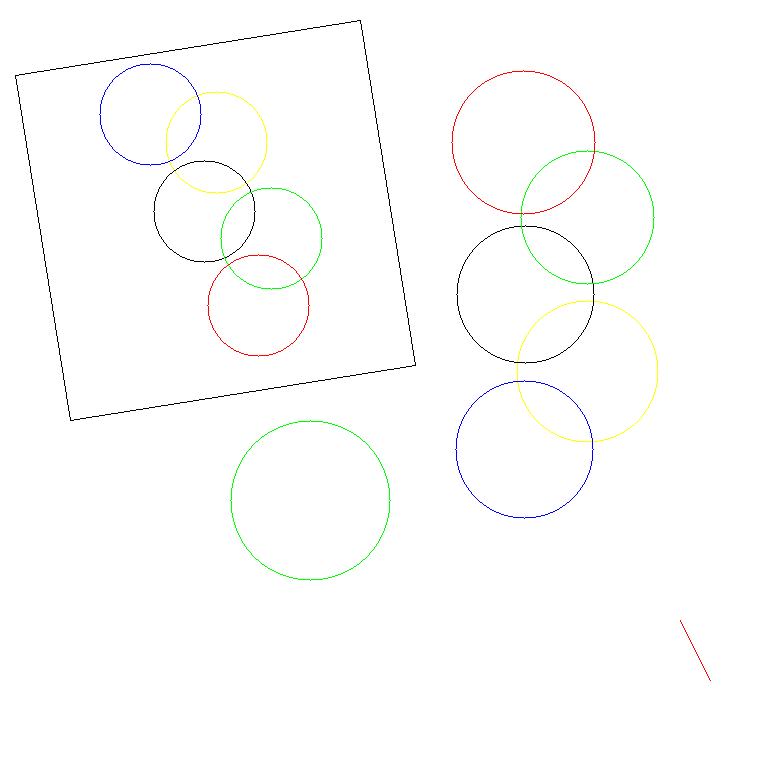
#> input picture PSML2023/01.png, 768 x 768 px, found by its file name
$ python untitled0.py
#> lines starting #> are read from the running program, lines starting #| are printed output that depends on the picture; after the words box and inside, x2 and y2 are one past the last pixel; in counts of white or black regions, pixels touching at a corner belong together
# -*- coding: utf-8 -*-
"""
Created on Wed Mar 15 08:53:52 2023

@author: Milosh Yokich
"""
from PIL import Image
import numpy as np

import gc


img_path = "C:/Users/milos/Desktop/PSML2023/01.png"

img =  Image.open(img_path)
#> img is the input picture: PIL image 768x768 RGB; mean R, G, B 253.3, 253.5, 253

pic = np.array(img)
del img
gc.collect()
temp = np.array(pic[:, :, 0])
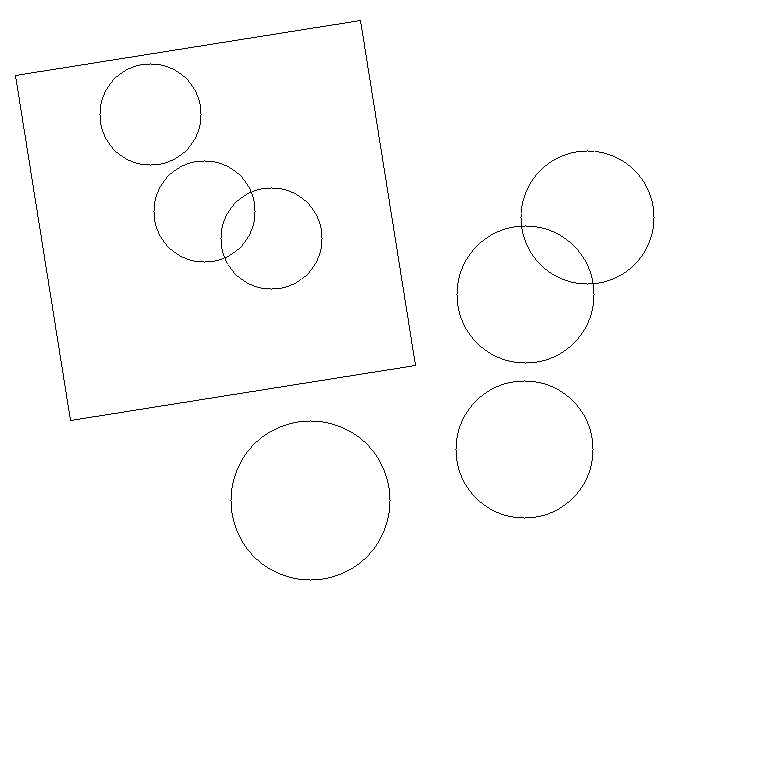
#> temp: shape (768, 768); 99.3% white; black in thin lines or dots, all inside (x1, y1, x2, y2) = (15, 20, 655, 581)


r = pic[:, :, 0] == 255
g = pic[:, :, 1] == 0
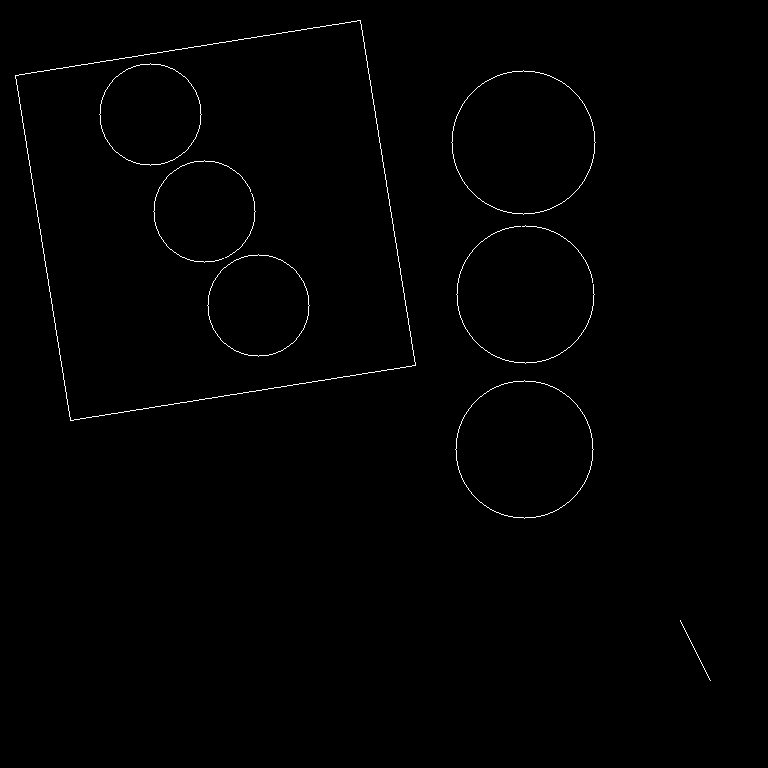
#> g: shape (768, 768) bool; 0.59% white in thin lines or dots, all inside (x1, y1, x2, y2) = (15, 20, 711, 681)
b = pic[:, :, 2] == 0
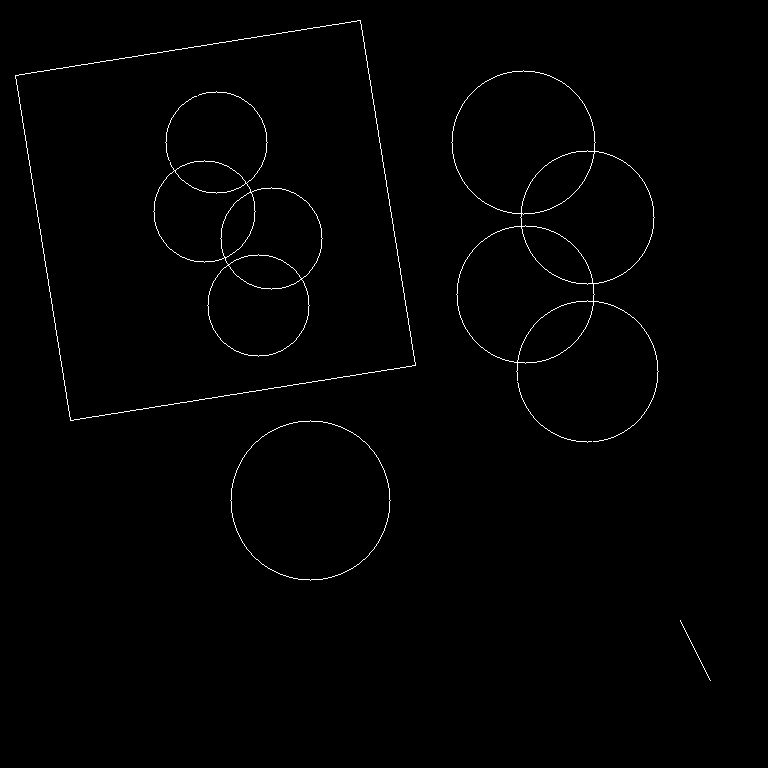
#> b: shape (768, 768) bool; 0.78% white in thin lines or dots, all inside (x1, y1, x2, y2) = (15, 20, 711, 681)
temp[r & g & b] = 1
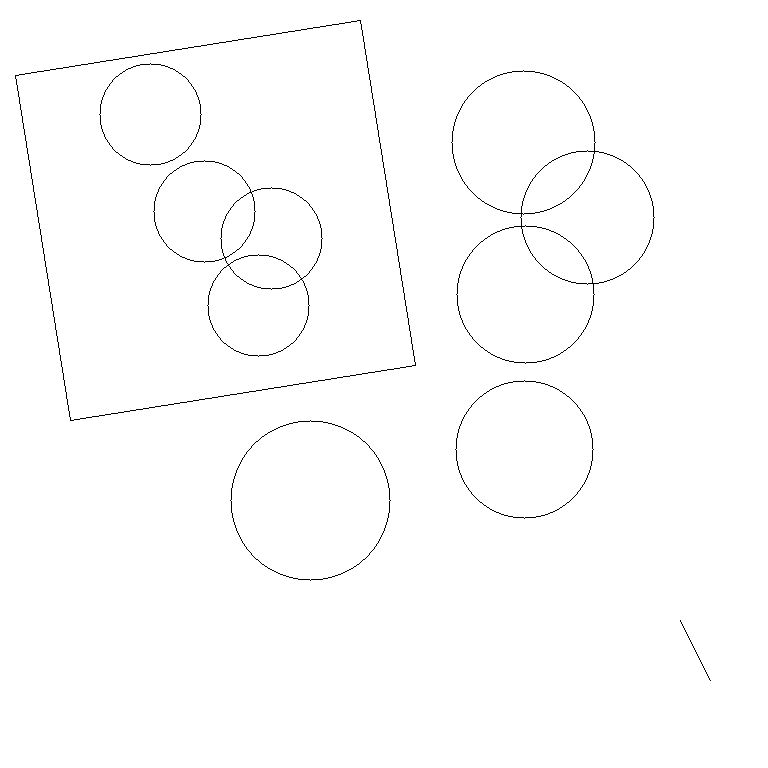
#> temp: shape (768, 768); 0.13% of pixels changed, all inside (x1, y1, x2, y2) = (207, 70, 711, 681)
temp[~(r & g & b)] = 0
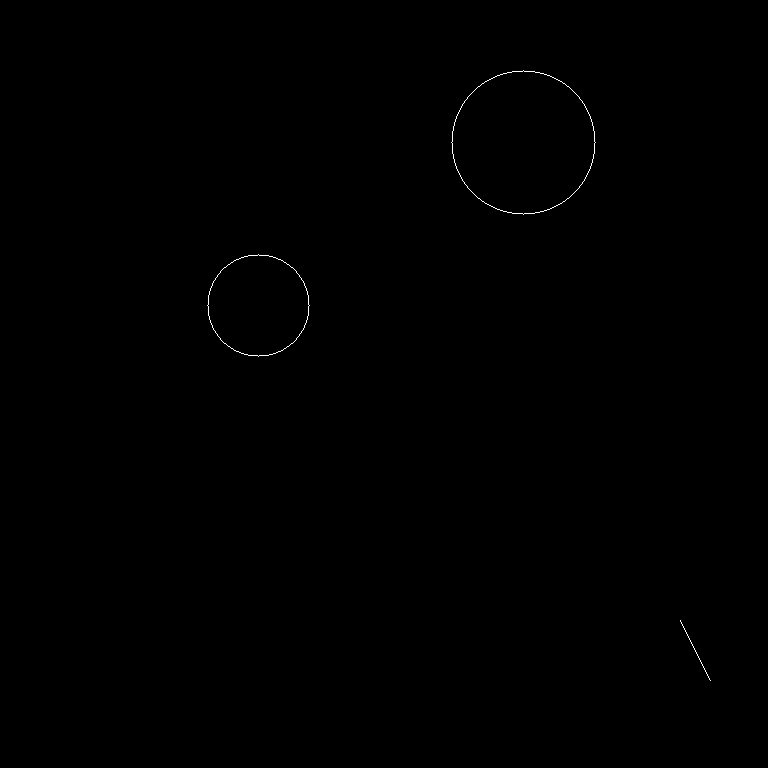
#> temp: shape (768, 768); values 0 (black) and 1 (white), 0.13% white in thin lines or dots, all inside (x1, y1, x2, y2) = (207, 70, 711, 681)
R = np.sum(temp)
#> R = 753

r = pic[:, :, 0] == 0
g = pic[:, :, 1] == 0
b = pic[:, :, 2] == 255
temp[r & g & b] = 1
temp[~(r & g & b)] = 0
B = np.sum(temp)
#> B = 676


r = pic[:, :, 0] == 0
g = pic[:, :, 1] == 255
b = pic[:, :, 2] == 0
temp[r & g & b] = 1
temp[~(r & g & b)] = 0
G = np.sum(temp)
#> G = 1112


r = pic[:, :, 0] == 255
g = pic[:, :, 1] == 255
b = pic[:, :, 2] == 0

temp[r & g & b] = 1
temp[~(r & g & b)] = 0

Y = np.sum(temp)
#> Y = 680
#plt.imshow(temp)

r = pic[:, :, 0] == 0
g = pic[:, :, 1] == 0
b = pic[:, :, 2] == 0
temp[r & g & b] = 1
temp[~(r & g & b)] = 0
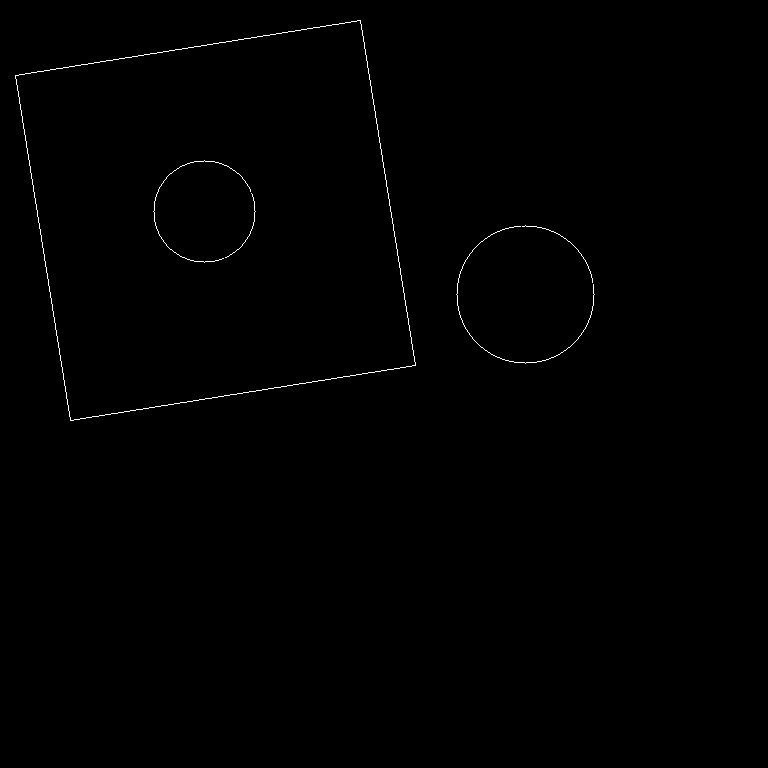
#> temp: shape (768, 768); values 0 (black) and 1 (white), 0.35% white in thin lines or dots, all inside (x1, y1, x2, y2) = (15, 20, 595, 421)

K = np.sum(temp)
#> K = 2052

del temp
gc.collect()


#plt.imshow(temp)

from collections import defaultdict


ROW = 768
COL = 768
visited = [[0] * COL for i in range(ROW)]

for i in range(0, 768):
    for j in range(0, 768):
        visited[i][j] = False
        if pic[i, j, 0] == 255 and pic[i, j, 1] == 255 and pic[i, j, 2] == 255:
            visited[i][j] = True


def canVisit(pic, row, col, visited, colour):
    global ROW, COL

    if colour == 0:
        return ((row >= 0) and (row < ROW) and (col >= 0) and (col < COL)
               and (pic[row, col, 0] == 255 and not visited[row][col] and
               pic[row, col, 1] == 0 and pic[row, col, 2] == 0))

    if colour == 1:
        return ((row >= 0) and (row < ROW) and (col >= 0) and (col < COL)
               and (pic[row, col, 1] == 255 and not visited[row][col])  and
               pic[row, col, 0] == 0 and pic[row, col, 2] == 0)

    if colour == 2:
        return ((row >= 0) and (row < ROW) and (col >= 0) and (col < COL)
               and (pic[row, col, 2] == 255 and not visited[row][col])  and
               pic[row, col, 1] == 0 and pic[row, col, 0] == 0)
    if colour == 3:
        return ((row >= 0) and (row < ROW) and (col >= 0) and (col < COL)
               and (pic[row, col, 0] == 255 and not visited[row][col]) and
               pic[row, col, 1] == 255 and pic[row, col, 2] == 0)
    if colour == 4:
        return ((row >= 0) and (row < ROW) and (col >= 0) and (col < COL)
               and (pic[row, col, 0] == 0 and not visited[row][col])  and
               pic[row, col, 1] == 0 and pic[row, col, 2] == 0)

# [5 lines left out: function canVisitBL, not called in this run]


#> (the run stopped early here; a loop or call above may not have finished)

$ run again, with PSML2023/02.png copied over PSML2023/01.png
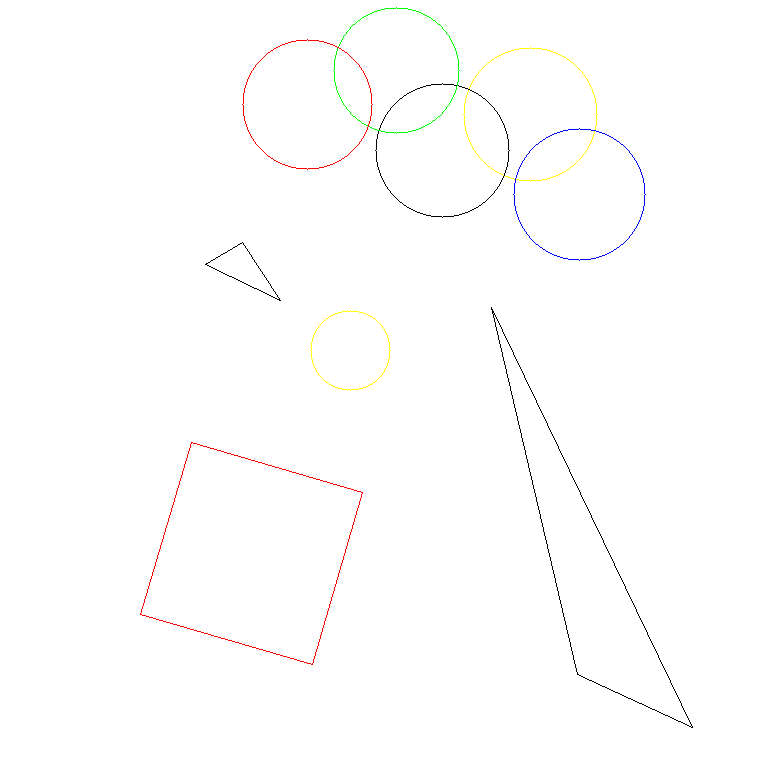
#> input picture PSML2023/02.png, 768 x 768 px, found by its file name
#> img is the input picture: PIL image 768x768 RGBA; mean R, G, B, A 254.1, 253.8, 253.5, 255
#> `temp[~(r & g & b)] = 0`:
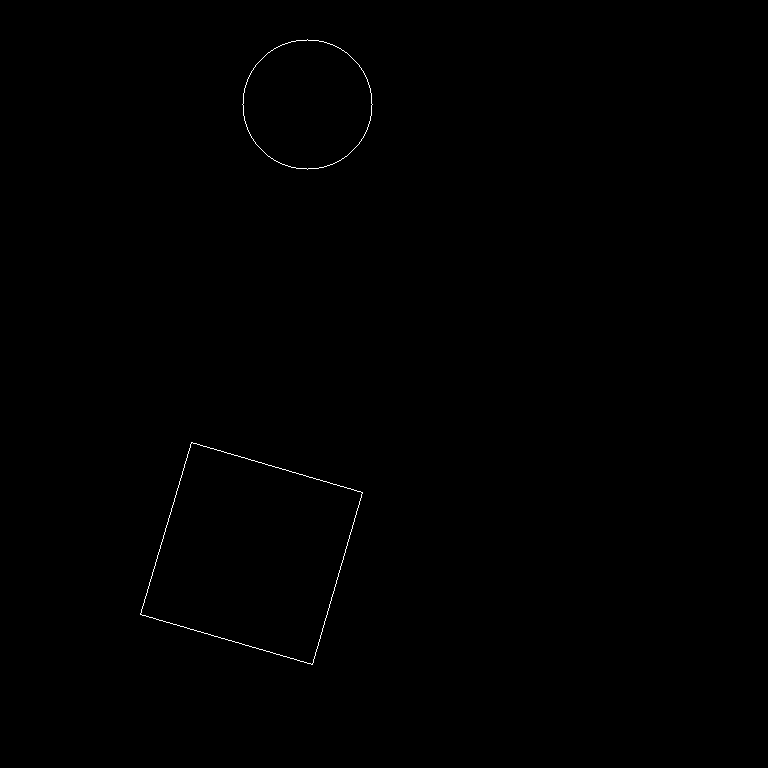
#> temp: shape (768, 768); values 0 (black) and 1 (white), 0.18% white in thin lines or dots, all inside (x1, y1, x2, y2) = (140, 39, 373, 665)
#> R = 1051
#> B = 372
#> G = 354
#> Y = 596
#> `temp[~(r & g & b)] = 0`:
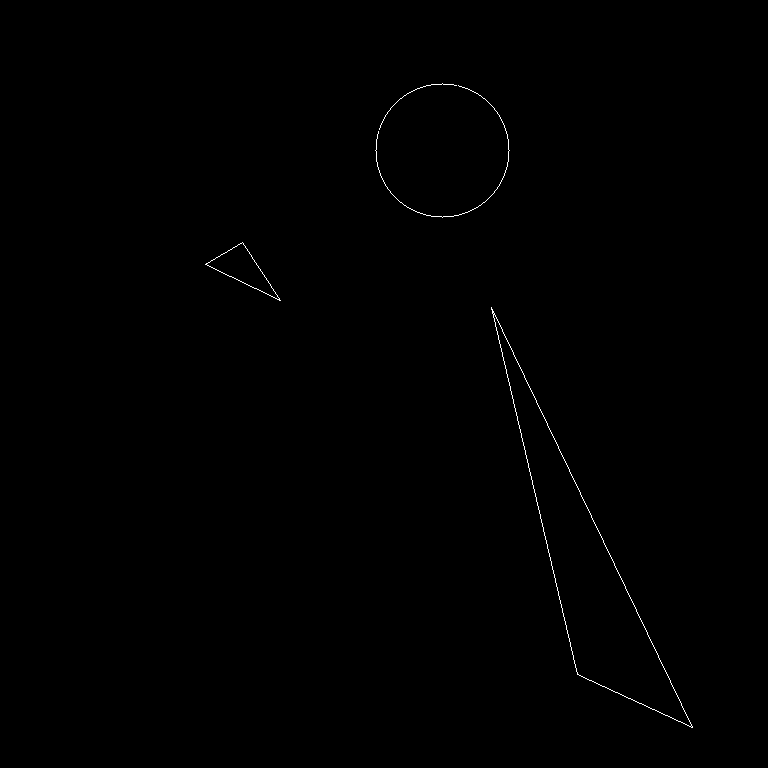
#> temp: shape (768, 768); values 0 (black) and 1 (white), 0.24% white in thin lines or dots, all inside (x1, y1, x2, y2) = (205, 83, 693, 728)
#> K = 1444
#> the loop `for row in range(0, 768):` made 768 passes
#> after the loop `for row in range(0, 768):`: circ_dict = 2 items; visited_circ = {((70, 396), 63): False, ((104, 307), 65): False}
#> `circ1 = list(keys)[0]`: circ1 = ((70, 396), 63)
#| dict_keys([((70, 396), 63), ((104, 307), 65)])
#> the loop `for circ2 in keys:` made 2 passes
#> the loop `while not over:` made 2 passes
#> after the loop `while not over:`: graph = 0 items; graphs = []; over = True; visited_circ = {((70, 396), 63): True, ((104, 307), 65): True}
#| Y 596
#| B 372
#| K 1444
#| G 354
#| R 1051
#| 0
